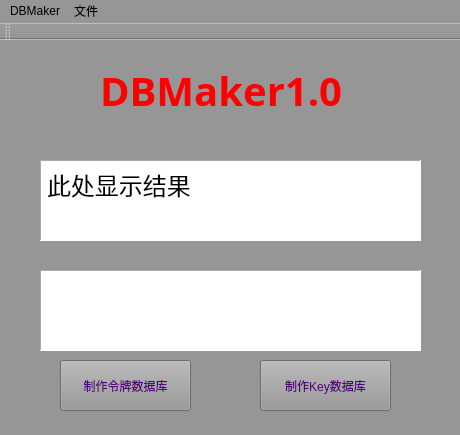
<?xml version="1.0" encoding="UTF-8"?>
<ui version="4.0">
 <class>MainWindow</class>
 <widget class="QMainWindow" name="MainWindow">
  <property name="geometry">
   <rect>
    <x>0</x>
    <y>0</y>
    <width>460</width>
    <height>435</height>
   </rect>
  </property>
  <property name="windowTitle">
   <string>MainWindow</string>
  </property>
  <property name="styleSheet">
   <string notr="true">background-color: rgb(150, 150, 150);</string>
  </property>
  <widget class="QWidget" name="centralWidget">
   <widget class="QPushButton" name="OTP">
    <property name="geometry">
     <rect>
      <x>60</x>
      <y>320</y>
      <width>131</width>
      <height>51</height>
     </rect>
    </property>
    <property name="styleSheet">
     <string notr="true">color: rgb(85, 0, 127);</string>
    </property>
    <property name="text">
     <string>制作令牌数据库</string>
    </property>
   </widget>
   <widget class="QPushButton" name="KEY">
    <property name="geometry">
     <rect>
      <x>260</x>
      <y>320</y>
      <width>131</width>
      <height>51</height>
     </rect>
    </property>
    <property name="styleSheet">
     <string notr="true">color: rgb(85, 0, 127);</string>
    </property>
    <property name="text">
     <string>制作Key数据库</string>
    </property>
   </widget>
   <widget class="QLabel" name="Title">
    <property name="geometry">
     <rect>
      <x>100</x>
      <y>30</y>
      <width>261</width>
      <height>41</height>
     </rect>
    </property>
    <property name="font">
     <font>
      <family>微软雅黑</family>
      <pointsize>30</pointsize>
      <weight>75</weight>
      <bold>true</bold>
     </font>
    </property>
    <property name="styleSheet">
     <string notr="true">color: rgb(255, 0, 0);</string>
    </property>
    <property name="text">
     <string>DBMaker1.0</string>
    </property>
   </widget>
   <widget class="QLabel" name="lblMsg">
    <property name="geometry">
     <rect>
      <x>40</x>
      <y>120</y>
      <width>381</width>
      <height>81</height>
     </rect>
    </property>
    <property name="font">
     <font>
      <family>文泉驿微米黑</family>
      <pointsize>18</pointsize>
      <weight>50</weight>
      <bold>false</bold>
     </font>
    </property>
    <property name="contextMenuPolicy">
     <enum>Qt::DefaultContextMenu</enum>
    </property>
    <property name="styleSheet">
     <string notr="true">background-color: rgb(255, 255, 255);</string>
    </property>
    <property name="frameShape">
     <enum>QFrame::Panel</enum>
    </property>
    <property name="frameShadow">
     <enum>QFrame::Sunken</enum>
    </property>
    <property name="text">
     <string>此处显示结果</string>
    </property>
    <property name="alignment">
     <set>Qt::AlignLeading|Qt::AlignLeft|Qt::AlignTop</set>
    </property>
    <property name="wordWrap">
     <bool>true</bool>
    </property>
   </widget>
   <widget class="QLabel" name="lblMsg_2">
    <property name="geometry">
     <rect>
      <x>40</x>
      <y>230</y>
      <width>381</width>
      <height>81</height>
     </rect>
    </property>
    <property name="font">
     <font>
      <family>文泉驿微米黑</family>
      <pointsize>18</pointsize>
      <weight>50</weight>
      <bold>false</bold>
     </font>
    </property>
    <property name="contextMenuPolicy">
     <enum>Qt::DefaultContextMenu</enum>
    </property>
    <property name="styleSheet">
     <string notr="true">background-color: rgb(255, 255, 255);</string>
    </property>
    <property name="frameShape">
     <enum>QFrame::Panel</enum>
    </property>
    <property name="frameShadow">
     <enum>QFrame::Sunken</enum>
    </property>
    <property name="text">
     <string/>
    </property>
    <property name="alignment">
     <set>Qt::AlignLeading|Qt::AlignLeft|Qt::AlignTop</set>
    </property>
    <property name="wordWrap">
     <bool>true</bool>
    </property>
   </widget>
  </widget>
  <widget class="QMenuBar" name="menuBar">
   <property name="geometry">
    <rect>
     <x>0</x>
     <y>0</y>
     <width>460</width>
     <height>23</height>
    </rect>
   </property>
   <widget class="QMenu" name="menuDBMaker">
    <property name="title">
     <string>DBMaker</string>
    </property>
    <addaction name="action"/>
    <addaction name="separator"/>
    <addaction name="action_3"/>
   </widget>
   <widget class="QMenu" name="menu">
    <property name="title">
     <string>文件</string>
    </property>
    <widget class="QMenu" name="menu_2">
     <property name="title">
      <string>没错我就是逗你的</string>
     </property>
     <addaction name="action_5"/>
    </widget>
    <addaction name="menu_2"/>
    <addaction name="separator"/>
   </widget>
   <addaction name="menuDBMaker"/>
   <addaction name="menu"/>
  </widget>
  <widget class="QToolBar" name="mainToolBar">
   <attribute name="toolBarArea">
    <enum>TopToolBarArea</enum>
   </attribute>
   <attribute name="toolBarBreak">
    <bool>false</bool>
   </attribute>
  </widget>
  <widget class="QStatusBar" name="statusBar"/>
  <action name="action">
   <property name="text">
    <string>其实这里没有用</string>
   </property>
  </action>
  <action name="action_3">
   <property name="text">
    <string>其实这里也没有用</string>
   </property>
  </action>
  <action name="action_5">
   <property name="text">
    <string>加上这个只是为了显得高大上而已</string>
   </property>
  </action>
 </widget>
 <layoutdefault spacing="6" margin="11"/>
 <resources/>
 <connections/>
</ui>
